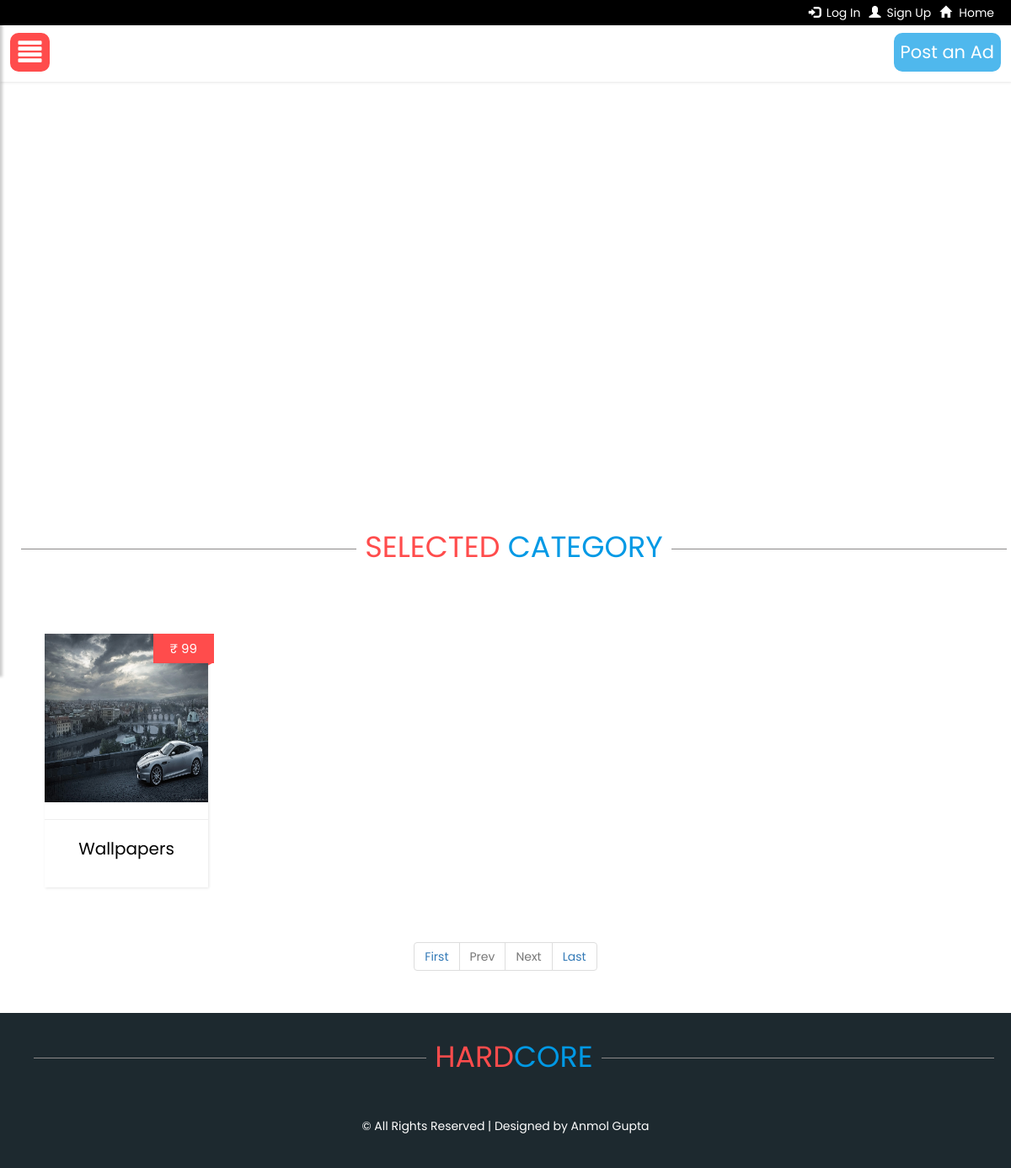
The app's page /cars.php with its own data.
### tables this page shows
CREATE TABLE `ads` (
  `id` int(11) NOT NULL,
  `title` varchar(255) NOT NULL,
  `description` varchar(1000) NOT NULL,
  `im1` varchar(255) NOT NULL,
  `im2` varchar(255) NOT NULL,
  `sellerid` varchar(255) NOT NULL,
  `category` varchar(255) NOT NULL,
  `price` varchar(255) NOT NULL
);

### cars.php (the view, shortened to what this page needs)
<?php
include('header.php');
include('header2.php');
		if (isset($_GET['pageno'])) {
            $pageno = $_GET['pageno'];
        } else {
            $pageno = 1;
        }
        $no_of_records_per_page = 8;
        $offset = ($pageno-1) * $no_of_records_per_page;
        $total_pages_sql = "SELECT COUNT(*) FROM ads WHERE category='Cars'";
        $result = mysqli_query($conn,$total_pages_sql);
        $total_rows = mysqli_fetch_array($result)[0];
        $total_pages = ceil($total_rows / $no_of_records_per_page);
        $sql = "SELECT * FROM ads WHERE category='Cars' LIMIT $offset, $no_of_records_per_page";
        $res = mysqli_query($conn,$sql);
?>
				<div class="container-fluid text-center" style="padding-top: 70px;padding-bottom: 30px;position: relative;">
                    <div style="background-color: white;position: absolute;height: 100%;width: 100%;z-index: -7; ">
                    </div>
                    <div class="heading" style="margin-bottom: 50px;"><span class="bg-grey" style="background-color: white; color: #ff4c4c;padding-left: 10px">SELECTED </span><span class="bg-grey" style="background-color: white; color: #0099e5;padding-right: 10px">CATEGORY</span></div>
                    <br>
                    <br>
                    <div class="row text-center slide">
                    	<?php while($row=mysqli_fetch_assoc($res))
                    	{
                    	?>
                        <div class="col-md-3 col-sm-4  text-center" style="padding: 10px;text-align: center;">
                            <div class="container" style="width: 80%">
                            <a href='product.php?x=<?php echo($row['id']); ?>'><div class="container pane gri" style="" >
                                <div class="paneb">
                                    <img src='<?php echo($row['im1']); ?>' class="panelimg">
                                </div>
                                <hr>
                                <div class="panelf text-center" style="padding-bottom: 20px;height: 60px;">
                                    <?php echo($row['title']); ?>
                                </div>
                                <span class="price">&#8377; <?php echo($row['price']); ?></span>
                            </div></a>
                            </div>
                        </div>
                    	<?php } ?>
                    </div>
                </div>
                <div class="container text-center" style="width: 100%;padding: 0px;margin: 0px;margin-top: 5px;margin-bottom: 25px;">
                <ul class="pagination">
        		<li><a href="?pageno=1">First</a></li>
        		<li class="<?php if($pageno <= 1){ echo 'disabled'; } ?>">
            		<a href="<?php if($pageno <= 1){ echo '#'; } else { echo "?pageno=".($pageno - 1); } ?>">Prev</a>
        		</li>
        		<li class="<?php if($pageno >= $total_pages){ echo 'disabled'; } ?>">
            		<a href="<?php if($pageno >= $total_pages){ echo '#'; } else { echo "?pageno=".($pageno + 1); } ?>">Next</a>
        		</li>
       			<li><a href="?pageno=<?php echo $total_pages; ?>">Last</a></li>
    			</ul>
    			</div>
<?php
include('footer.php');
?>

### header.php (style rules this page uses)
body { font-family: 'Poppins', sans-serif; background: white; }
a, a:hover, a:focus { color: inherit; text-decoration: none; transition: all 0.3s; }
.heading { width: 100%; text-align: center; border-bottom: 0.5px solid #8c8989; line-height: 0.1em; margin: 10px; font-size: 2.5em; }
.pane { width:100%; background-color: white; box-shadow: 1px 1px 3px rgba(0, 0, 0, 0.1); transition: 0.5s; cursor: pointer; }
.gri { padding: 0px; margin: 0px; position: relative; }
.pane { font-size: 20px; color: black; }
.price { position: absolute; top:0px; right: -7px; background-color: rgb(255, 76, 76); color: white; font-size: 15px; padding: 7px; padding-left: 20px; padding-right: 20px; }
.panelimg { width: 100%; height: 200px; max-width: 300px; }
.slide { animation-name: slide; -webkit-animation-name: slide; animation-duration: 1s; -webkit-animation-duration: 1s; visibility: visible; }

### records on screen
ads: im1 (picture), title "Wallpapers", price "99"
